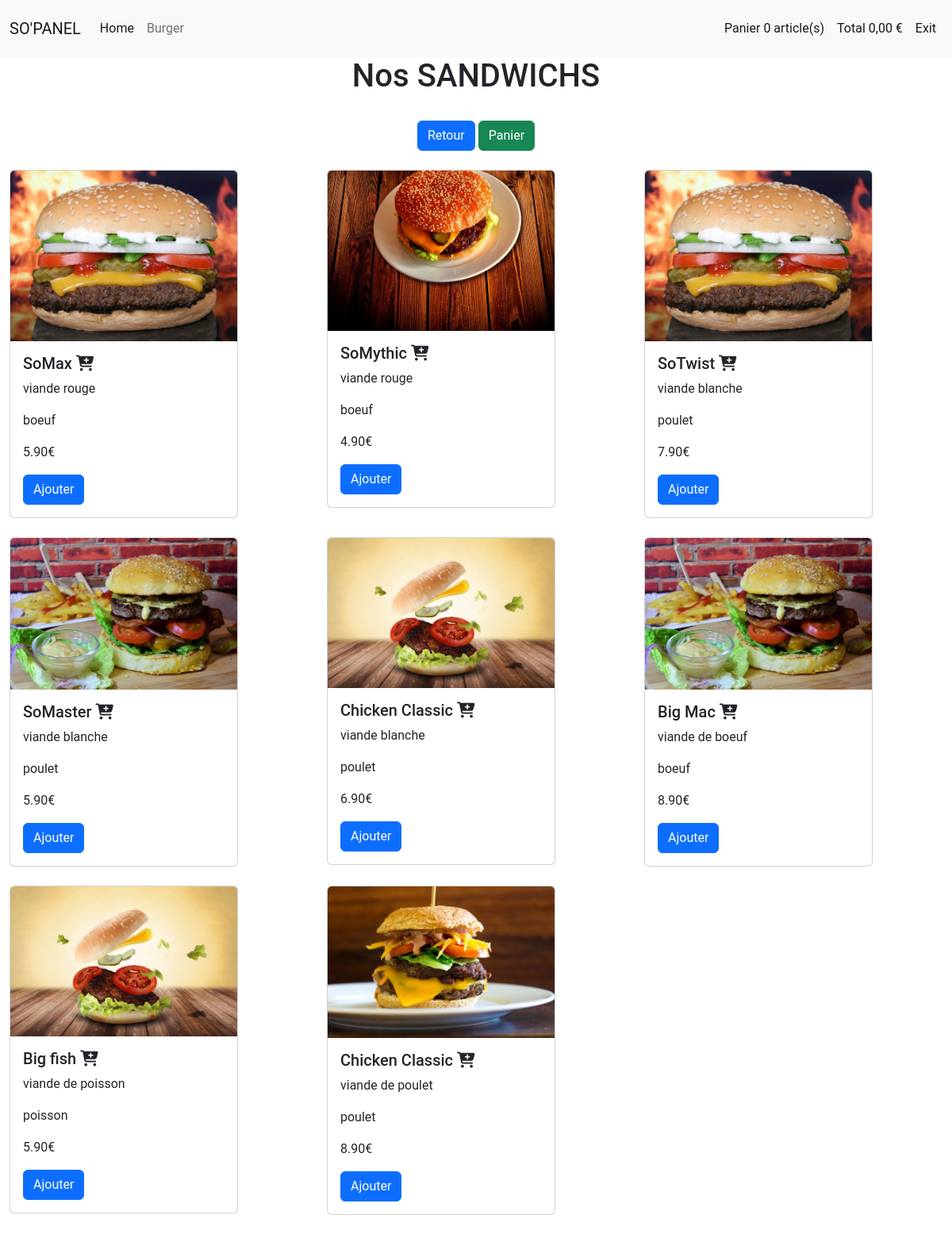
/Burger.php, run on the app's committed database.
### tables this page shows
CREATE TABLE IF NOT EXISTS `burgers` (
  `id` int(11) NOT NULL AUTO_INCREMENT,
  `title` varchar(30) DEFAULT NULL,
  `description` text,
  `category` varchar(20) DEFAULT NULL,
  `price` varchar(15) DEFAULT NULL,
  `image` varchar(15) NOT NULL,
  PRIMARY KEY (`id`)
);

### _Header.php (called while the page is built)
<?php
require 'Db.class.php';
require 'Panier.class.php';
$db = new DataBase();
$panier = new Panier($db);
?>

### Panier.class.php (called while the page is built, shortened)
<?php
class Panier
{
    private $db;
    public function __construct($db)
    {
        $this->db = $db;
    }
    public function count()
    {
        return array_sum($_SESSION['panier']);
    }
    public function total()
    {
        $total = 0;
        $ids = array_keys($_SESSION['panier']);
        if (empty($ids)) {
            $products = array();
        } else
        {
            $products = $this->db->requeteSql('SELECT id, price FROM burgers WHERE id IN (' . implode(',', $ids) . ')');
        }
        return $total;
    }
}

### Db.class.php (called while the page is built, shortened)
<?php
class Database
{
    private $host = 'localhost';
    private $dbname = 'maboutique';
    private $username = 'root';
    private $password = 'root';
    private $db;
    public function __construct($host = null, $dbname = null, $username = null, $password = null)
    {
        try {
            $this->db = new PDO(
                'mysql:host=' . $this->host . ';dbname=' . $this->dbname,
                $this->username,
                $this->password,
                array(
                    PDO::MYSQL_ATTR_INIT_COMMAND => 'SET NAMES UTF8',
                    PDO::ATTR_ERRMODE =>
                    PDO::ERRMODE_WARNING
                )
            );
        } catch (PDOException $e) {
            die('<h1>Impossible de se connecter a la bdd</h1>');
        }
    }
    public function requeteSql($sql, $data = array())
    {
        $req = $this->db->prepare($sql);
        $req->execute($data);
        return $req->fetchAll(PDO::FETCH_OBJ);
    }
}

### Burger.php (the view, shortened to what this page needs)
<?php
require 'Header.php';
?>
<!DOCTYPE html>
<html lang="en">
<head>
    <link href="https://cdn.jsdelivr.net/npm/bootstrap@5.2.0-beta1/dist/css/bootstrap.min.css" rel="stylesheet">
    <link rel="stylesheet" href="https://cdnjs.cloudflare.com/ajax/libs/font-awesome/6.1.1/css/all.min.css" />
    <link rel="stylesheet" href="Asset/Css/Burger.css">
</head>
<body>
<div class="container-fluid">
        <h1>Nos SANDWICHS</h1><br />
        <div class="buton-center">
            <button class="btn btn-primary"><a href="index.php">Retour</a></button>
            <button class="btn btn-success"><a href="#">Panier</a></button>
        </div>
        <br />
        <div class="row">
            <?php
            $burgers = $db->requeteSql('SELECT * FROM burgers');?>
            <?php foreach ($burgers as $burger) : ?>
                <div class="col-md-4">
                    <div class="card" style="width: 18rem;">
                        <img src="Asset/Image/<?= $burger->image; ?>.jpg" class="card-img-top" alt="...">
                        <div class="card-body">
                            <h5 class="card-title"><?= $burger->title ?> <i class="fa-solid fa-cart-plus"></i></h5>
                            <p class="card-text"><?= $burger->description ?></p>
                            <p class="card-text"><?= $burger->category ?></p>
                            <p class="card-text"><?= number_format($burger->price,2,'.',' ') ?>€</p>
                            <a class="btn btn-primary addPan" href="AddPanier.php?id=<?= $burger->id; ?>" >Ajouter</a>
                        </div>
                    </div><br />
                </div>
            <?php
            endforeach; ?>
        </div>
    </div>
</body>
</html>

### Header.php (shortened to what this page needs)
<?php
require '_Header.php';
?>
<!DOCTYPE html>
<html lang="en">
<head>
<link href="https://cdn.jsdelivr.net/npm/bootstrap@5.2.0-beta1/dist/css/bootstrap.min.css" rel="stylesheet">
</head>
<body>
<nav class="navbar navbar-expand-lg bg-light">
  <div class="container-fluid">
    <a class="navbar-brand" href="#">SO'PANEL</a>
    <div class="collapse navbar-collapse" id="navbarText">
      <ul class="navbar-nav me-auto mb-2 mb-lg-0">
        <li class="nav-item">
          <a class="nav-link active" aria-current="page" href="index.php">Home</a>
        </li>
        <li class="nav-item">
          <a class="nav-link" href="Burger.php">Burger</a>
        </li>
      </ul>
      <span class="navbar-text">
      <ul class="navbar-nav me-auto mb-2 mb-lg-0">
      <li class="nav-item">
          <a class="nav-link" href="Panier.php">Panier <span id="count"><?= $panier->count(); ?> </span> article(s)</a>
        </li>
        <li class="nav-item">
          <a class="nav-link" href="Panier.php">Total <span id="total"><?= number_format($panier->total(),2,',',' ') ?> </span> €</a>
        </li>
        <li class="nav-item">
          <a class="nav-link" href="destroy.php">Exit</a>
        </li>
</ul>
      </span>
    </div>
  </div>
</nav>
</body>
</html>

### Asset/Css/Burger.css (style rules this page uses)
* { margin: 0; padding: 0; box-sizing: border-box; font-family: 'Roboto', sans-serif; }
body { display: flex; flex-direction: column; min-height: 100vh; }
h1 { text-align:center; }
a { text-decoration:none; color:white; }
.buton-center { text-align:center; align-items:center; }

### data on the page
burgers: title "SoMax", description "viande rouge", category "boeuf", price "5.90"
burgers: shows a picture, title "SoMythic", description "viande rouge", category "boeuf", price "4.90"
burgers: title "SoTwist", description "viande blanche", category "poulet", price "7.90"
burgers: title "SoMaster", description "viande blanche", category "poulet", price "5.90"
burgers: title "Chicken Classic", description "viande blanche", category "poulet", price "6.90"
burgers: title "Big Mac", description "viande de boeuf", category "boeuf", price "8.90"
burgers: title "Big fish", description "viande de poisson", category "poisson", price "5.90"
burgers: shows a picture, title "Chicken Classic", description "viande de poulet", category "poulet", price "8.90"

### other printed values
$panier->count() "0"
$panier->total() "0,00"
